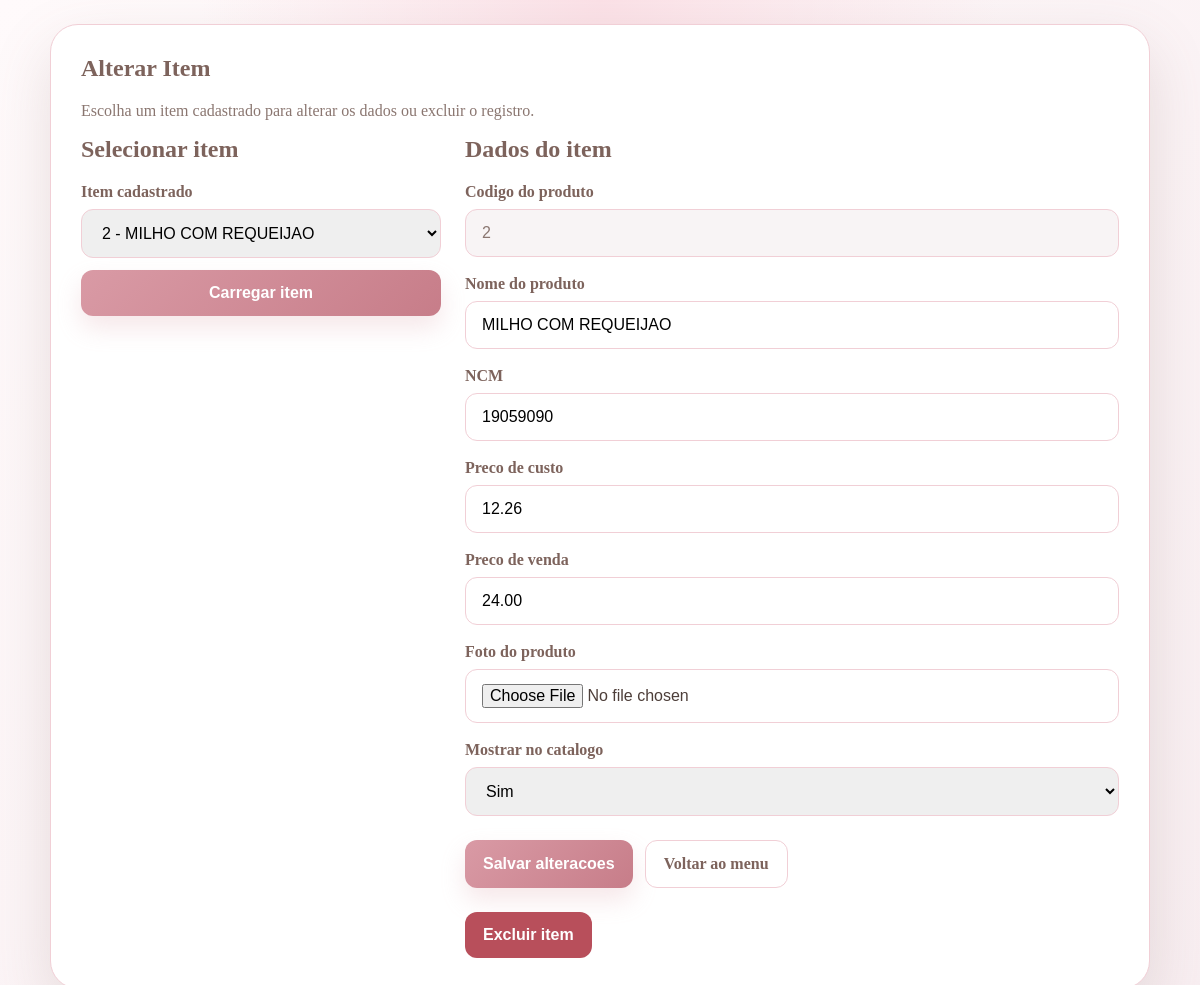
Page /alterar-item.php?codigo=2 (signed in) on the committed database.
### tables this page shows
CREATE TABLE IF NOT EXISTS itens (
    id INT UNSIGNED AUTO_INCREMENT PRIMARY KEY,
    codigo_produto VARCHAR(50) NOT NULL UNIQUE,
    nome_produto VARCHAR(150) NOT NULL,
    ncm VARCHAR(20) NOT NULL,
    foto_produto VARCHAR(255) DEFAULT NULL,
    mostrar_catalogo TINYINT(1) NOT NULL DEFAULT 1,
    preco_custo DECIMAL(10,2) NOT NULL,
    preco_venda DECIMAL(10,2) NOT NULL,
    criado_em TIMESTAMP DEFAULT CURRENT_TIMESTAMP
);

### auth.php (called while the page is built, shortened)
<?php
function currentUserCanUploadPhotos(): bool
{
    $usuario = strtolower(trim((string) ($_SESSION['usuario'] ?? '')));
    return in_array($usuario, ['bolos', 'root'], true);
}

### alterar-item.php (the view, shortened to what this page needs)
<?php
require __DIR__ . '/auth.php';
require __DIR__ . '/db.php';
$podeCarregarFoto = currentUserCanUploadPhotos();
$codigoSelecionado = trim($_GET['codigo'] ?? '');
$stmtLista = $pdo->query('SELECT codigo_produto, nome_produto FROM itens ORDER BY codigo_produto');
$itens = $stmtLista->fetchAll();
$item = null;
if ($codigoSelecionado !== '') {
    $stmtItem = $pdo->prepare(
        'SELECT id, codigo_produto, nome_produto, ncm, foto_produto, mostrar_catalogo, preco_custo, preco_venda
         FROM itens
         WHERE codigo_produto = :codigo_produto
         LIMIT 1'
    );
    $stmtItem->execute(['codigo_produto' => $codigoSelecionado]);
    $item = $stmtItem->fetch();
}
?>
<!DOCTYPE html>
<html lang="pt-BR">
<head>
</head>
<body>
    <main class="layout">
        <section class="card">
            <h1>Alterar Item</h1>
            <p class="lead">Escolha um item cadastrado para alterar os dados ou excluir o registro.</p>
            <div class="split">
                <section>
                    <h2>Selecionar item</h2>
                    <form method="get" class="selector">
                        <div>
                            <label for="codigo">Item cadastrado</label>
                            <select id="codigo" name="codigo" required>
                                <?php foreach ($itens as $registro): ?>
                                    <?php $codigo = $registro['codigo_produto']; ?>
                                    <option value="<?= htmlspecialchars($codigo, ENT_QUOTES, 'UTF-8') ?>" <?= $codigoSelecionado === $codigo ? 'selected' : '' ?>>
                                        <?= htmlspecialchars($codigo . ' - ' . $registro['nome_produto'], ENT_QUOTES, 'UTF-8') ?>
                                    </option>
                                <?php endforeach; ?>
                            </select>
                        </div>
                        <button class="button" type="submit">Carregar item</button>
                    </form>
                </section>
                <section>
                    <h2>Dados do item</h2>
                    <?php if ($item): ?>
                        <form action="atualizar-item.php" method="post" enctype="multipart/form-data">
                            <div class="grid">
                                <div>
                                    <label for="codigo_produto">Codigo do produto</label>
                                    <input type="text" id="codigo_produto" value="<?= htmlspecialchars($item['codigo_produto'], ENT_QUOTES, 'UTF-8') ?>" readonly>
                                </div>
                                <div>
                                    <label for="nome_produto">Nome do produto</label>
                                    <input type="text" id="nome_produto" name="nome_produto" value="<?= htmlspecialchars($item['nome_produto'], ENT_QUOTES, 'UTF-8') ?>" required>
                                </div>
                                <div>
                                    <label for="ncm">NCM</label>
                                    <input type="text" id="ncm" name="ncm" value="<?= htmlspecialchars($item['ncm'], ENT_QUOTES, 'UTF-8') ?>" required>
                                </div>
                                <div>
                                    <label for="preco_custo">Preco de custo</label>
                                    <input type="text" id="preco_custo" name="preco_custo" value="<?= htmlspecialchars(number_format((float) $item['preco_custo'], 2, '.', ''), ENT_QUOTES, 'UTF-8') ?>" required>
                                </div>
                                <div>
                                    <label for="preco_venda">Preco de venda</label>
                                    <input type="text" id="preco_venda" name="preco_venda" value="<?= htmlspecialchars(number_format((float) $item['preco_venda'], 2, '.', ''), ENT_QUOTES, 'UTF-8') ?>" required>
                                </div>
                                <?php if ($podeCarregarFoto): ?>
                                    <div>
                                        <label for="foto_produto">Foto do produto</label>
                                        <input type="file" id="foto_produto" name="foto_produto" accept=".jpg,.jpeg,.png,.webp,image/jpeg,image/png,image/webp">
                                    </div>
                                <?php endif; ?>
                                <div>
                                    <label for="mostrar_catalogo">Mostrar no catalogo</label>
                                    <select id="mostrar_catalogo" name="mostrar_catalogo">
                                        <option value="1" <?= ((string) ($item['mostrar_catalogo'] ?? '1') === '1') ? 'selected' : '' ?>>Sim</option>
                                    </select>
                                </div>
                            </div>
                            <div class="actions">
                                <button class="button" type="submit">Salvar alteracoes</button>
                                <a class="button secondary" href="dashboard.php">Voltar ao menu</a>
                            </div>
                        </form>
                        <form action="excluir-item.php" method="post" onsubmit="return confirm('Deseja realmente excluir este item?');">
                            <div class="actions">
                                <button class="button danger" type="submit">Excluir item</button>
                            </div>
                        </form>
                    <?php endif; ?>
                </section>
            </div>
        </section>
    </main>
</body>
</html>

### alterar-item.php (style rules this page uses)
:root { --primary: #d99aa5; --primary-dark: #c77d89; --secondary: #7d635c; --text: #4d3e39; --muted: #8a7670; --border: #f1cfd6; --shadow: rgba(125, 99, 92, 0.18); --success-bg: #eef9f1; --success-text: #2b6f44; --error-bg: #fff0f1; --error-text: #9f2d20; --danger: #b84f5b; }
* { box-sizing: border-box; }
body { margin: 0; min-height: 100vh; padding: 24px; font-family: Georgia, "Times New Roman", serif; background: radial-gradient(circle at top, #fbe1e7 0%, transparent 34%), linear-gradient(135deg, #fffafb 0%, #f8eef1 100%); color: var(--text); }
.layout { width: min(1100px, 100%); margin: 0 auto; display: grid; gap: 24px; }
.card { background: #fff; border: 1px solid var(--border); border-radius: 28px; padding: 30px; box-shadow: 0 24px 60px var(--shadow); }
h1, h2 { margin-top: 0; color: var(--secondary); }
.lead { color: var(--muted); }
.selector { display: grid; gap: 12px; align-items: end; }
label { display: block; margin-bottom: 8px; font-weight: bold; color: var(--secondary); }
select, input { width: 100%; padding: 14px 16px; border: 1px solid var(--border); border-radius: 12px; font-size: 1rem; }
input[readonly] { background: #f8f4f5; color: var(--muted); }
.grid { display: grid; gap: 18px; }
.actions { display: flex; gap: 12px; flex-wrap: wrap; margin-top: 24px; }
.button { padding: 14px 18px; border: 0; border-radius: 12px; background: linear-gradient(135deg, var(--primary) 0%, var(--primary-dark) 100%); color: #fff; text-decoration: none; font-size: 1rem; font-weight: bold; cursor: pointer; box-shadow: 0 12px 24px rgba(217, 154, 165, 0.24); }
.button.secondary { background: #fff; color: var(--secondary); border: 1px solid var(--border); box-shadow: none; }
.button.danger { background: var(--danger); box-shadow: none; }
.split { display: grid; gap: 24px; }
@media (min-width: 900px) { .split { grid-template-columns: 360px 1fr; align-items: start; } }

### rows in the picture
itens: codigo_produto "2", nome_produto "MILHO COM REQUEIJAO", ncm "19059090", preco_custo "12.26", preco_venda "24.00", mostrar_catalogo "Sim"

### other values in the picture
form field codigo "2 - MILHO COM REQUEIJAO"
